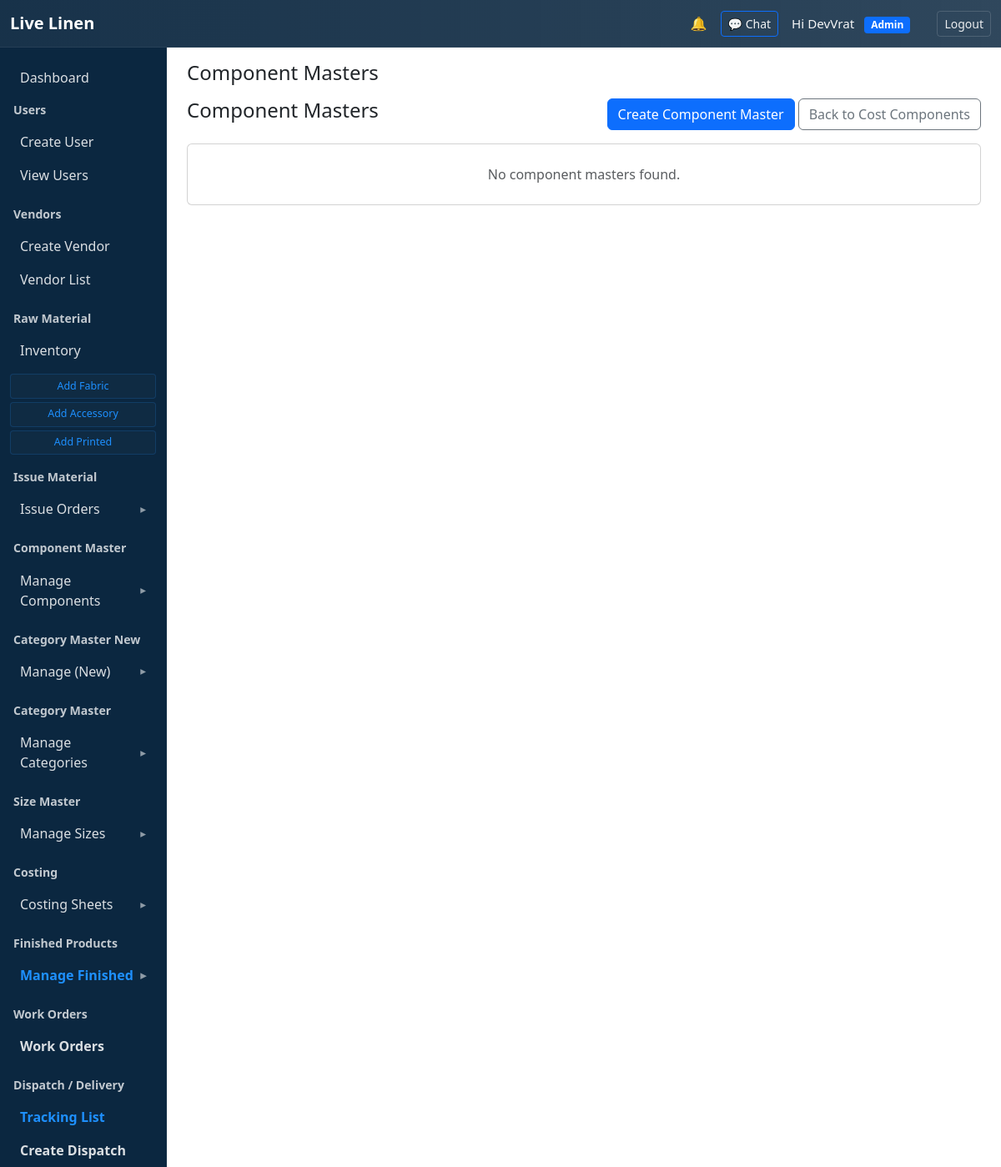
Page /components/master/ (signed in) on the earlier database version.
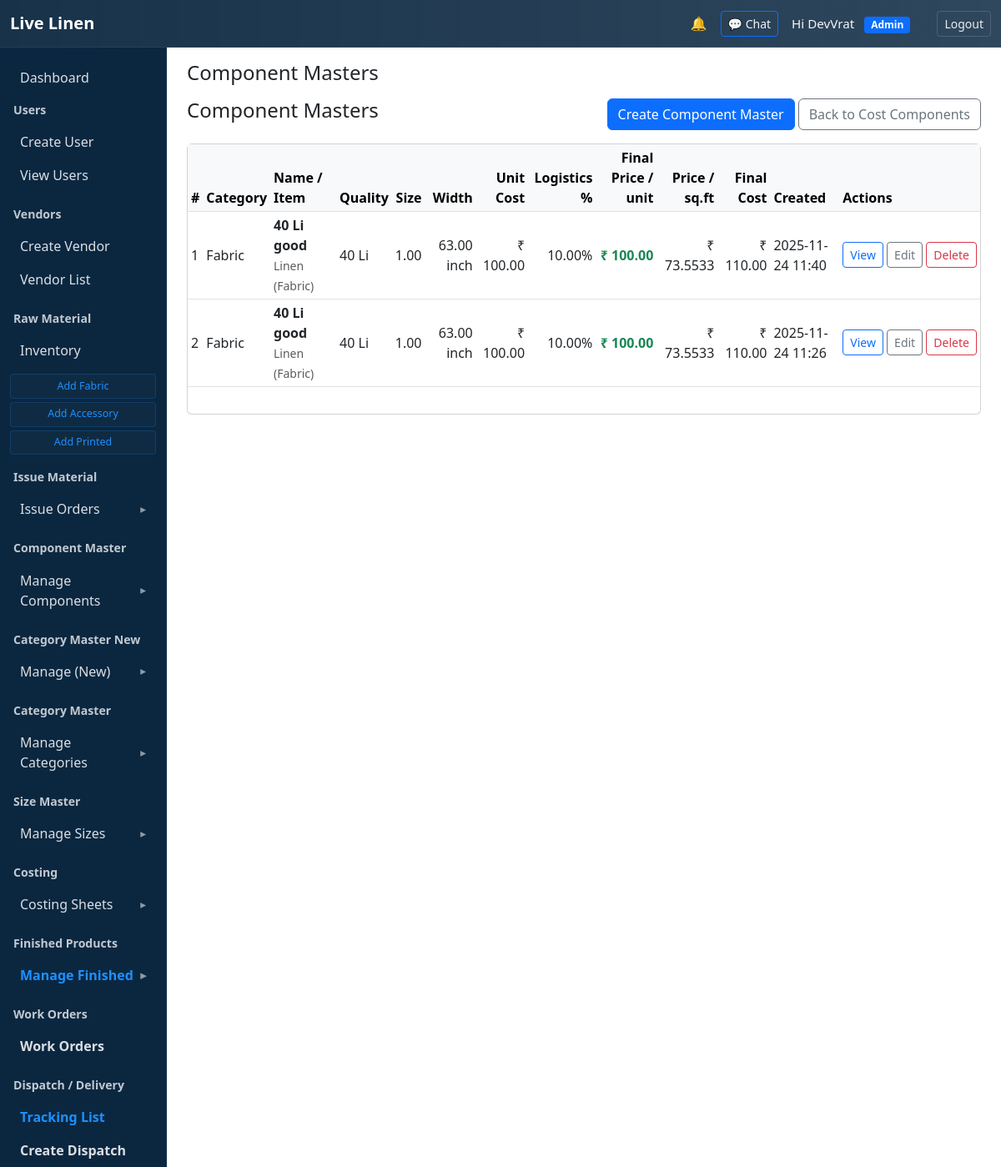
Same page on the later database version.
### components/models.py (models this page shows, shortened)
class ComponentMaster(models.Model):
    class InventoryCategory(models.TextChoices):
        NONE = "NONE", _("None")
        FABRIC = "FABRIC", _("Fabric")
        ACCESSORY = "ACCESSORY", _("Accessory")
        PRINTED = "PRINTED", _("Printed")
    name = models.CharField(max_length=200, help_text=_("Optional display name for this component"), blank=True)
    inventory_category = models.CharField(
        max_length=20,
        choices=InventoryCategory.choices,
        default=InventoryCategory.NONE,
        help_text=_("Select the inventory category (Fabric / Accessory / Printed)"),
    )
    inventory_content_type = models.ForeignKey(
        ContentType,
        on_delete=models.SET_NULL,
        null=True,
        blank=True,
        related_name="component_master_inventory_ct"
    )
    inventory_object_id = models.PositiveIntegerField(null=True, blank=True)
    inventory_item = GenericForeignKey("inventory_content_type", "inventory_object_id")
    quality = models.CharField(max_length=150, blank=True, null=True, help_text=_("Quality / variant of the selected product"))
    type = models.CharField(max_length=150, blank=True, null=True, help_text=_("Type of the product as fetched from inventory (e.g., 'Solid', 'Printed')"))
    size = models.DecimalField(
        max_digits=10,
        decimal_places=2,
        default=Decimal("1.00"),
        validators=[MinValueValidator(Decimal("0.00"))],
        help_text=_("Numeric size / quantity for which the cost will be applied")
    )
    cost_per_unit = models.DecimalField(
        max_digits=12, decimal_places=2, default=Decimal("0.00"),
        help_text=_("Auto-filled cost per unit fetched from inventory (server-calculated).")
    )
    width = models.DecimalField(
        max_digits=8, decimal_places=2, default=Decimal("0.00"),
        help_text=_("Width of the product fetched from inventory (assumed in inches unless width_uom set).")
    )
    width_uom = models.CharField(
        max_length=20, default="inch", blank=True,
        help_text=_("Unit of measure for width (e.g., 'inch', 'cm'). Default is 'inch'.")
    )
    logistics_percent = models.DecimalField(
        max_digits=5, decimal_places=2, default=Decimal("10.00"),
        validators=[MinValueValidator(Decimal("0.00")), MaxValueValidator(Decimal("100.00"))],
        help_text=_("Percentage to add on top of base cost (e.g., 10 for 10%).")
    )
    final_price_per_unit = models.DecimalField(
        max_digits=14, decimal_places=2, default=Decimal("0.00"),
        help_text=_("Final price per unit after adding logistics percent (auto-calculated).")
    )
    final_cost = models.DecimalField(
        max_digits=16, decimal_places=2, default=Decimal("0.00"),
        help_text=_("Final cost after adding logistics percent and multiplying by size. (auto-calculated)")
    )
    price_per_sqfoot = models.DecimalField(
        max_digits=16, decimal_places=4, default=Decimal("0.0000"),
        help_text=_("Computed price per square foot using width and the formula provided.")
    )
    notes = models.TextField(blank=True, null=True)
    created_at = models.DateTimeField(auto_now_add=True)
    updated_at = models.DateTimeField(auto_now=True)
    class Meta:
        ordering = ["-updated_at", "name"]
        verbose_name = "Component Master"
        verbose_name_plural = "Component Masters"
    def __str__(self):
        q = (str(self.quality) if self.quality is not None else "").strip()
        if not q and self.inventory_item:
            q = str(getattr(self.inventory_item, "quality", "") or "").strip()
        t = (str(self.type) if self.type is not None else "").strip()
        if not t and self.inventory_item:
            for attr in ("fabric_type", "product_type", "type", "material_type", "variant_type"):
                val = getattr(self.inventory_item, attr, None)
                if val not in (None, ""):
                    t = str(val).strip()
                    break
        if q and t:
            display_name = f"{q} {t}"
        elif q:
            display_name = q
        elif t:
            display_name = t
        return display_name

### rawmaterials/models.py (models this page shows, shortened)
class Fabric(models.Model):
    item_name = models.CharField(max_length=200)
    quality = models.CharField(
        max_length=64,
        blank=True,
        null=True,
        verbose_name="Quality",
        help_text='Quality can be numeric (0 - 100) or textual (e.g., "A1", "Fine").'
    )
    base_color = models.CharField(max_length=100, blank=True, null=True)
    type = models.CharField(
        max_length=100,
        blank=True,
        null=True,
        verbose_name="Type",
        db_column='fabric_type',
        help_text='Type/category of fabric (e.g., cotton, linen)'
    )
    fabric_width = models.DecimalField(max_digits=7, decimal_places=2, help_text='Width (e.g., 1.20)')
    use_in = models.CharField(max_length=200, blank=True, null=True, help_text='Intended use (e.g., shirts, upholstery)')
    stock_in_mtrs = models.DecimalField(
        max_digits=12,
        decimal_places=3,
        default=Decimal('0.000'),
        help_text='Current stock in meters'
    )
    cost_per_unit = models.DecimalField(
        max_digits=12,
        decimal_places=2,
        default=Decimal('0.00'),
        help_text='Cost per unit (per meter)'
    )
    vendor = models.ForeignKey(Vendor, on_delete=models.PROTECT, related_name='fabrics', null=True, blank=True)
    created_at = models.DateTimeField(auto_now_add=True)
    updated_at = models.DateTimeField(auto_now=True)
    class Meta:
        ordering = ['-created_at']
    def __str__(self):
        vendor_name = getattr(self.vendor, "vendor_name", None) if self.vendor else None
        if vendor_name:
            return f"{self.item_name} ({vendor_name})"
        return f"{self.item_name}"

### vendors/models.py (models this page shows, shortened)
class Vendor(models.Model):
    ITEM_CHOICES = [
        ('Fabric', 'Fabric'),
        ('Accessories', 'Accessories'),
        ('Print', 'Print'),
        ('Dyeing', 'Dyeing'),
    ]
    vendor_name = models.CharField(max_length=200)
    mobile_no = models.CharField(max_length=15, blank=True)
    email = models.EmailField(blank=True)
    address = models.TextField(blank=True)
    item_type = models.CharField(max_length=32, choices=ITEM_CHOICES)
    product = models.CharField(max_length=200)
    rate = models.DecimalField(max_digits=12, decimal_places=2, help_text='Rate per unit')
    created_at = models.DateTimeField(auto_now_add=True)

### components/views.py (the view)
# urls.py: path("master/", views.ComponentMasterListView.as_view(), name="master_list"),
class ComponentMasterListView(LoginRequiredMixin, ListView):
    model = ComponentMaster
    template_name = "components/master_list.html"
    context_object_name = "components"
    paginate_by = 20
    def get_queryset(self):
        qs = super().get_queryset()
        q = self.request.GET.get("q", "").strip()
        if q:
            qs = qs.filter(Q(name__icontains=q) | Q(notes__icontains=q))
        cost_expr = Coalesce(F("cost_per_unit"), Value(0))
        try:
            ComponentMaster._meta.get_field("value")
            multiplier_expr = Coalesce(F("value"), Value(0))
        except FieldDoesNotExist:
            multiplier_expr = ExpressionWrapper(
                Coalesce(F("logistics_percent"), Value(0)) / Value(100),
                output_field=DecimalField(max_digits=12, decimal_places=6),
            )
        final_price_expr = ExpressionWrapper(
            cost_expr + (multiplier_expr * cost_expr),
            output_field=DecimalField(max_digits=14, decimal_places=2)
        )
        qs = qs.annotate(final_price=final_price_expr)
        return qs
    def get_context_data(self, **kwargs):
        ctx = super().get_context_data(**kwargs)
        user = self.request.user
        ctx["can_create"] = user.is_authenticated and (is_admin(user) or is_manager(user))
        ctx["can_edit"] = ctx["can_create"]
        ctx["can_delete"] = user.is_authenticated and is_admin(user)
        try:
            sample_data = list(ctx["components"].values_list(
                "name", "cost_per_unit", "logistics_percent", "final_price"
            )[:5])
            print("\n🔎 DEBUG ComponentMasterListView sample data:", sample_data, "\n")
        except Exception as e:
            print("\n⚠️ DEBUG Could not print final_price values —", e, "\n")
        return ctx

### components/views.py (called while the page is built)
def is_admin(user):
    return user.is_superuser or _in_group(user, "Admin")

### core/context_processors.py (called while the page is built)
def unread_notifications_count(request):
    if not getattr(request, 'user', None) or not request.user.is_authenticated:
        return {'unread_notifications_count': 0}
    try:
        unread = request.user.notifications.filter(is_read=False).count()
    except Exception:
        unread = 0
    return {'unread_notifications_count': unread}

### templates/components/master_list.html (shortened to what the changed rows need)
{% extends "base.html" %}
{% block content %}
<div class="card">
  <div class="card-body p-0">
    {% if components %}
      <div class="table-responsive">
        <table class="table table-sm mb-0 align-middle">
          <thead class="table-light">
            <tr>
              <th>#</th>
              <th>Category</th>
              <th>Name / Item</th>
              <th>Quality</th>
              <th class="text-end">Size</th>
              <th class="text-end">Width</th>
              <th class="text-end">Unit Cost</th>
              <th class="text-end">Logistics %</th>
              <th class="text-end">Final Price / unit</th>
              <th class="text-end">Price / sq.ft</th>
              <th class="text-end">Final Cost</th>
              <th>Created</th>
              <th>Actions</th>
            </tr>
          </thead>
          <tbody>
            {% for c in components %}
              <tr>
                <td>{{ forloop.counter }}</td>
                <td>
                  {% if c.inventory_category %}
                    {{ c.inventory_category|title }}
                  {% else %}
                    —
                  {% endif %}
                </td>
                <td>
                  <strong>{{ c }}</strong>
                  <small class="text-muted">
                    {% if c.inventory_item %}
                      {{ c.inventory_item }}
                    {% else %}
                      <em>No inventory link</em>
                    {% endif %}
                  </small>
                </td>
                <td>{{ c.quality|default:"—" }}</td>
                <td class="text-end">{{ c.size|floatformat:2 }}</td>
                <td class="text-end">
                  {% if c.width %}
                    {{ c.width|floatformat:2 }} {% if c.width_uom %}{{ c.width_uom }}{% else %}inch{% endif %}
                  {% else %}
                    —
                  {% endif %}
                </td>
                <td class="text-end">₹ {{ c.cost_per_unit|floatformat:2 }}</td>
                <td class="text-end">{{ c.logistics_percent|floatformat:2 }}%</td>
                <td class="text-end text-success fw-bold">
                  {% if c.final_price is not None %}
                    ₹ {{ c.final_price|floatformat:2 }}
                  {% elif c.final_price_per_unit is not None %}
                    ₹ {{ c.final_price_per_unit|floatformat:2 }}
                  {% else %}
                    —
                  {% endif %}
                </td>
                <td class="text-end">
                  {% if c.price_per_sqfoot %}
                    ₹ {{ c.price_per_sqfoot|floatformat:4 }}
                  {% else %}
                    —
                  {% endif %}
                </td>
                <td class="text-end">₹ {{ c.final_cost|floatformat:2 }}</td>
                <td>{{ c.created_at|date:"Y-m-d H:i" }}</td>
                <td class="text-nowrap">
                  <a class="btn btn-sm btn-outline-primary" href="{% url 'components:master_detail' c.pk %}">View</a>
                  {% if can_edit %}
                    <a class="btn btn-sm btn-outline-secondary" href="{% url 'components:master_edit' c.pk %}">Edit</a>
                  {% endif %}
                  {% if can_delete %}
                    <form action="{% url 'components:master_delete' c.pk %}" method="post" style="display:inline;">
                      <button type="submit" class="btn btn-sm btn-outline-danger" title="Delete" aria-label="Delete">
                        Delete
                      </button>
                    </form>
                  {% endif %}
                </td>
              </tr>
            {% endfor %}
          </tbody>
        </table>
      </div>
      <div class="p-3">
      </div>
    {% else %}
      <div class="p-4 text-center text-muted">
        No component masters found.
      </div>
    {% endif %}
  </div>
</div>
{% endblock %}

Differences in the rows shown:
added ComponentMaster: inventory_category "Fabric", quality+type "40 Li good", inventory_item "Linen (Fabric)", quality "40 Li", size "1.00", width "63.00", width_uom "inch", cost_per_unit "100.00", logistics_percent "10.00", final_price "100.00", price_per_sqfoot "73.5533", final_cost "110.00", created_at "2025-11-24 11:40"
added ComponentMaster: inventory_category "Fabric", quality+type "40 Li good", inventory_item "Linen (Fabric)", quality "40 Li", size "1.00", width "63.00", width_uom "inch", cost_per_unit "100.00", logistics_percent "10.00", final_price "100.00", price_per_sqfoot "73.5533", final_cost "110.00", created_at "2025-11-24 11:26"
Other differences:
text no longer shown: "No component masters found."
text now shown: "# Category Name / Item Quality Size Width Unit Cost Logistics % Final Price / unit Price / sq.ft Final Cost Created Actions"
